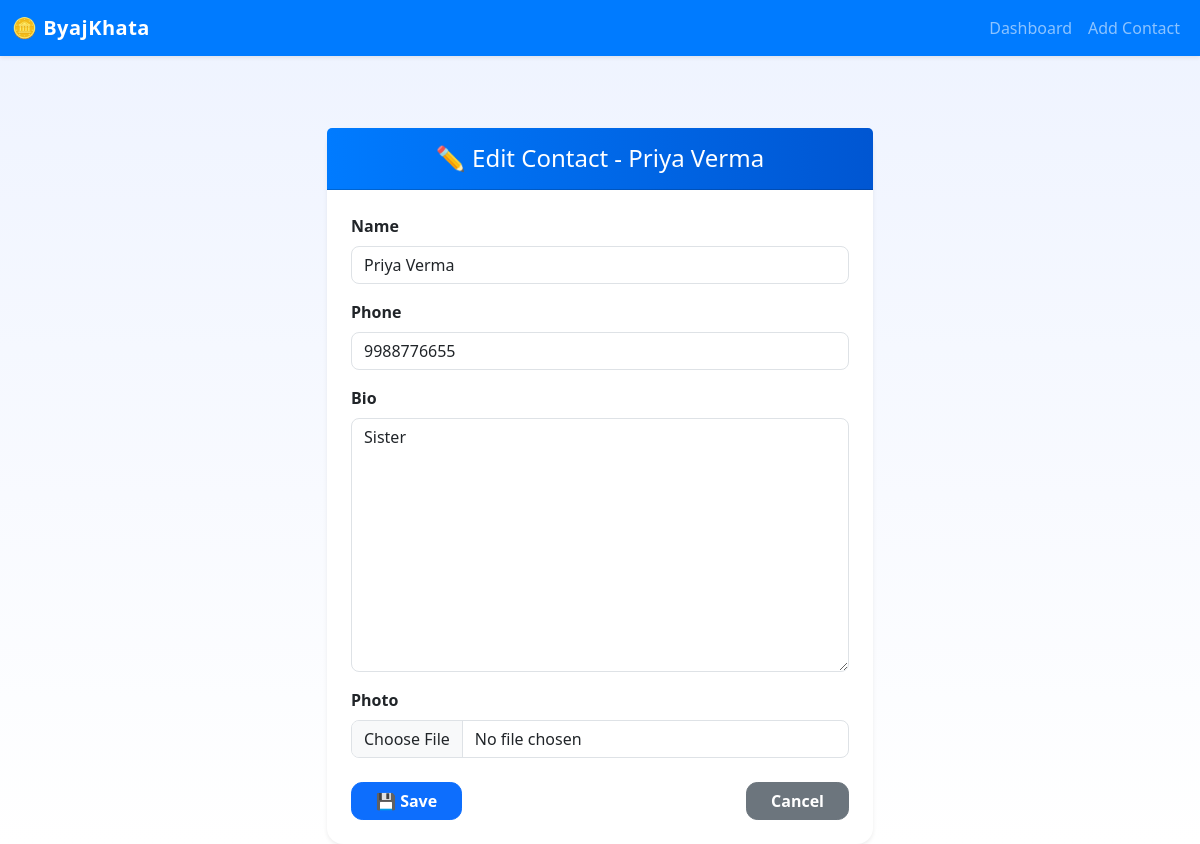
Screenshot of /contact/14/edit/ with the database file from the repository.
### core/models.py (models this page shows, shortened)
class Contact(models.Model):
    owner = models.ForeignKey(User, on_delete=models.CASCADE)
    name = models.CharField(max_length=255)
    phone = models.CharField(max_length=15)
    bio = models.TextField(blank=True, null=True)
    photo = models.ImageField(upload_to='contacts/', blank=True, null=True)

### core/views.py (the view)
# urls.py: path('contact/<int:contact_id>/edit/', views.edit_contact, name='edit_contact'),
def edit_contact(request, contact_id):
    contact = get_object_or_404(Contact, pk=contact_id)
    if request.method == 'POST':
        form = ContactForm(request.POST, request.FILES, instance=contact)
        if form.is_valid():
            form.save()
            return redirect('contact_detail', contact_id=contact.id)
    else:
        form = ContactForm(instance=contact)
    return render(request, 'core/edit_contact.html', {'form': form, 'contact': contact})

### core/forms.py
class ContactForm(forms.ModelForm):
    class Meta:
        model = Contact
        fields = ['name', 'phone', 'bio', 'photo']

### core/templates/core/edit_contact.html (shortened to what this page needs)
{% load widget_tweaks %}
<!DOCTYPE html>
<html lang="en">
  <head>
    <link
      href="https://cdn.jsdelivr.net/npm/bootstrap@5.3.0/dist/css/bootstrap.min.css"
      rel="stylesheet"
    />
  </head>
  <body>
    <nav class="navbar navbar-expand-lg navbar-dark fixed-top shadow-sm">
      <div class="container-fluid">
        <a class="navbar-brand" href="{% url 'dashboard' %}">🪙 ByajKhata</a>
        <div class="collapse navbar-collapse" id="navbarNav">
          <ul class="navbar-nav ms-auto">
            <li class="nav-item">
              <a
                class="nav-link {% if request.resolver_match.url_name == 'dashboard' %}active{% endif %}"
                href="{% url 'dashboard' %}"
                >Dashboard</a
              >
            </li>
            <li class="nav-item">
              <a
                class="nav-link {% if request.resolver_match.url_name == 'add_contact' %}active{% endif %}"
                href="{% url 'add_contact' %}"
                >Add Contact</a
              >
            </li>
          </ul>
        </div>
      </div>
    </nav>
    <div class="container mt-5">
      <div class="row justify-content-center">
        <div class="col-md-7 col-lg-6">
          <div class="card shadow-sm">
            <div class="card-header text-white text-center py-3">
              <h4 class="mb-0">✏️ Edit Contact - {{ contact.name }}</h4>
            </div>
            <div class="card-body p-4">
              <form method="post" enctype="multipart/form-data">
                {% for field in form %}
                <div class="mb-3">
                  <label class="form-label fw-semibold">{{ field.label }}</label>
                  {{ field|add_class:"form-control" }}
                </div>
                {% endfor %}
                <div class="d-flex justify-content-between mt-4">
                  <button type="submit" class="btn btn-primary px-4">
                    💾 Save
                  </button>
                  <a
                    href="{% url 'contact_detail' contact.id %}"
                    class="btn btn-secondary px-4"
                    >Cancel</a
                  >
                </div>
              </form>
            </div>
          </div>
        </div>
      </div>
    </div>
  </body>
</html>

### core/templates/core/edit_contact.html (style rules this page uses)
body { background: linear-gradient(180deg, #eef3ff 0%, #ffffff 100%); font-family: "Segoe UI", sans-serif; padding-top: 80px; }
.navbar { background: #007bff; }
.navbar-brand { font-weight: 600; letter-spacing: 0.5px; }
.card { border-radius: 1rem; box-shadow: 0 0.5rem 1rem rgba(0, 0, 0, 0.1); border: none; }
.card-header { border-radius: 1rem 1rem 0 0; background: linear-gradient(90deg, #007bff, #0056d2); }
.btn-primary { border-radius: 0.7rem; font-weight: 600; }
.btn-secondary { border-radius: 0.7rem; font-weight: 600; }
.form-control { border-radius: 0.5rem; }

### rows the page displays
Contact: name "Priya Verma", form "Priya Verma" "9988776655" "Sister"

### other values shown
{{ field.label }} "Name" "Phone" "Bio" "Photo"
